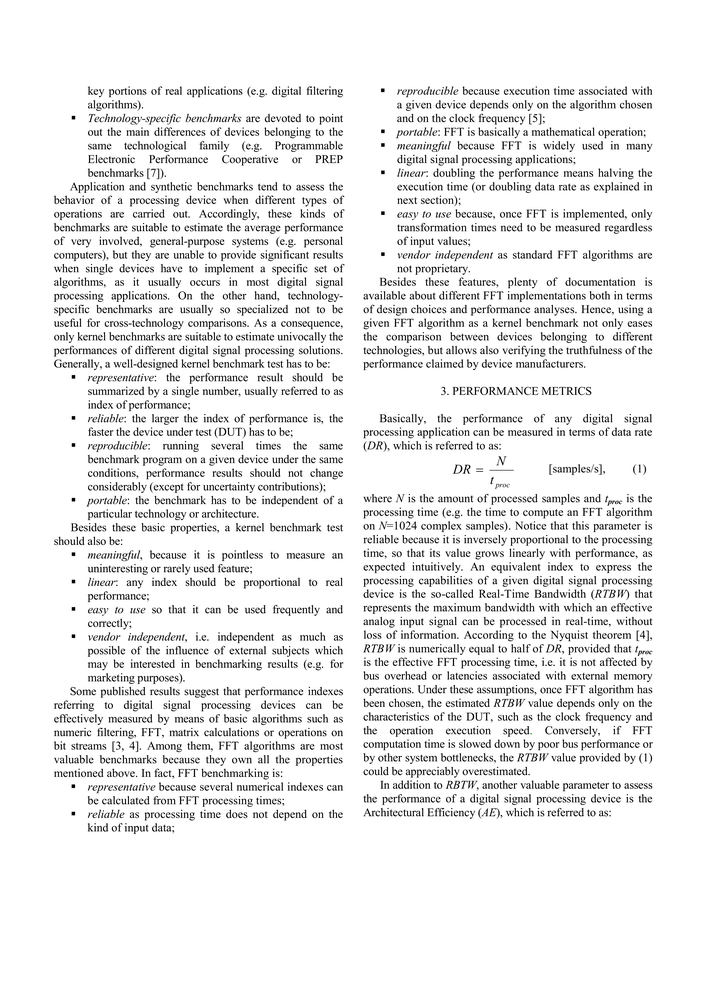
#> input picture 10.1.1.1.2004_4.tif, 706 x 999 px, shrunk from 4132 x 5847 before the run
$ python try.py   (older library calls are emulated)
#> lines starting #> are read from the running program, lines starting #| are printed output that depends on the picture; after the words box and inside, x2 and y2 are one past the last pixel; in counts of white or black regions, pixels touching at a corner belong together
import cv2
import matplotlib.pyplot as plt
import numpy as np
from os import listdir
from os.path import isfile, join

img=cv2.imread('10.1.1.1.2004_4.tif',cv2.IMREAD_GRAYSCALE)
#> img: shape (999, 706); min 0, max 255, mean 236.5

blurred = cv2.GaussianBlur(img, (5, 5), 0)

#blurred  = cv2.bilateralFilter(gray,9,75,75)

# apply Canny Edge Detection
edged = cv2.Canny(blurred, 0, 20)
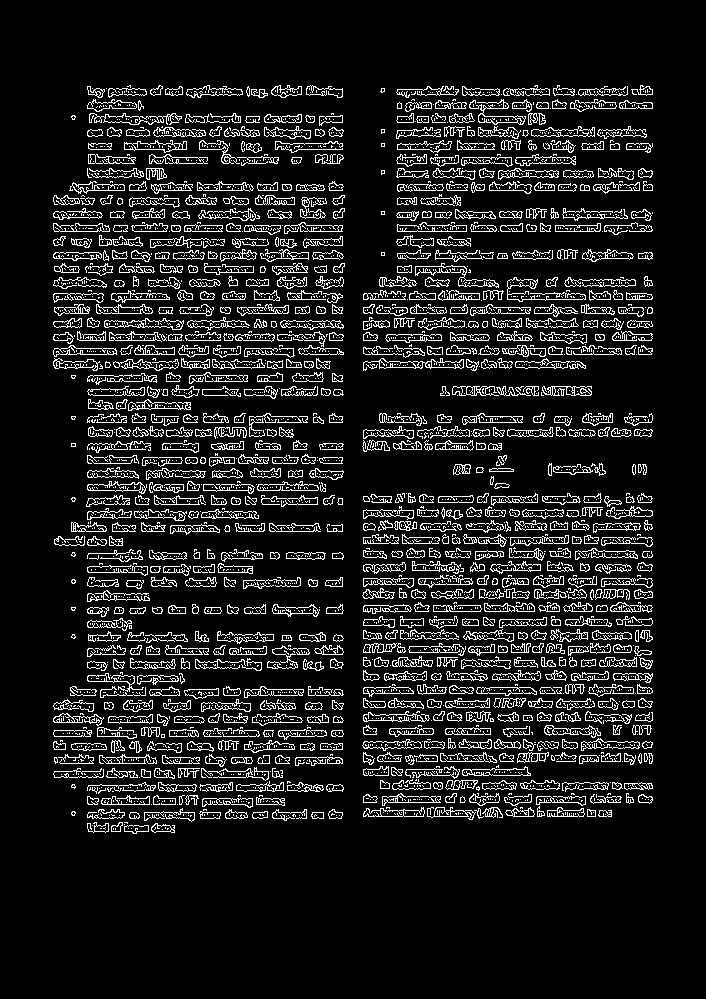
#> edged: shape (999, 706); 10.9% white in thin lines or dots, all inside (x1, y1, x2, y2) = (53, 85, 653, 834)

#Find external contour

(_,contours, _) = cv2.findContours(edged, cv2.RETR_EXTERNAL, cv2.CHAIN_APPROX_NONE)
#> contours = 2197 contours, 1546 with area under 20; largest, box (x1, y1, x2, y2) and area: (415, 263, 499, 288) 550, (363, 358, 464, 371) 508, (89, 113, 182, 125) 426, (104, 318, 184, 330) 424, (124, 140, 187, 153) 402

cv2.imshow('image',edged)
cv2.waitKey(0)
cv2.destroyAllWindows()


mypath='Math Dataset/Dataset/image'
'''onlyfiles = [ f for f in listdir(mypath) if isfile(join(mypath,f)) ]
images = np.empty(len(onlyfiles), dtype=object)
for n in range(0, len(onlyfiles)):
  images[n] = cv2.imread( join(mypath,onlyfiles[n]) )
cv2.imshow('image',images[1])
cv2.waitKey(0)
cv2.destroyAllWindows()
'''

$ run again, with 10.1.1.1.2005_7.tif copied over 10.1.1.1.2004_4.tif
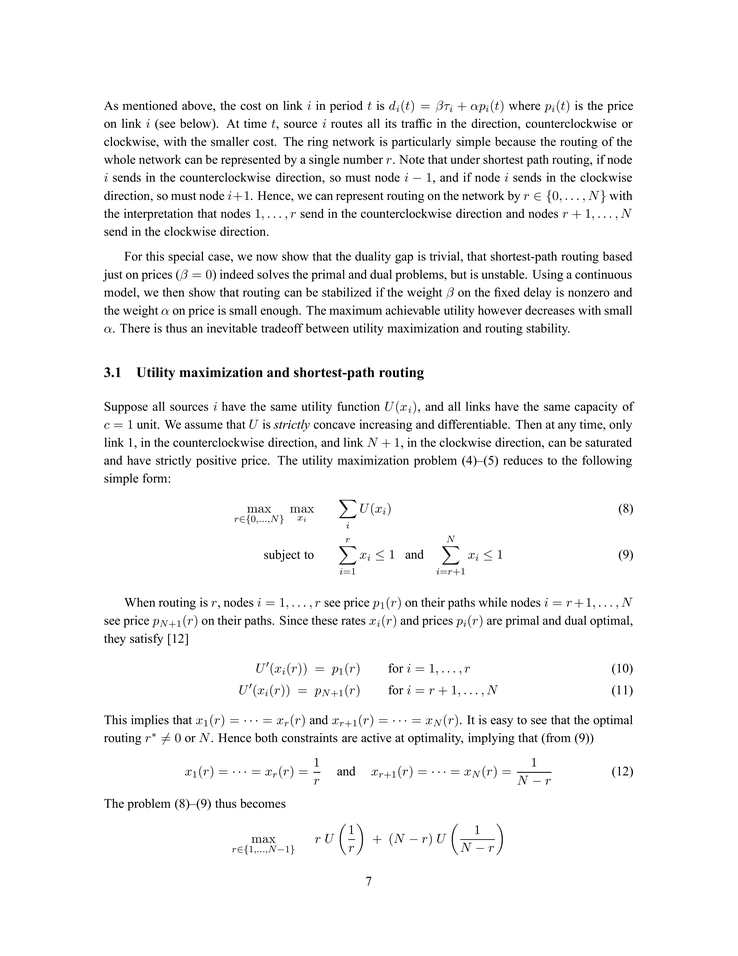
#> input picture 10.1.1.1.2005_7.tif, 738 x 956 px, shrunk from 4250 x 5500 before the run
#> img is the input picture: shape (956, 738); min 0, max 255, mean 245.4
#> `edged = cv2.Canny(blurred, 0, 20)`:
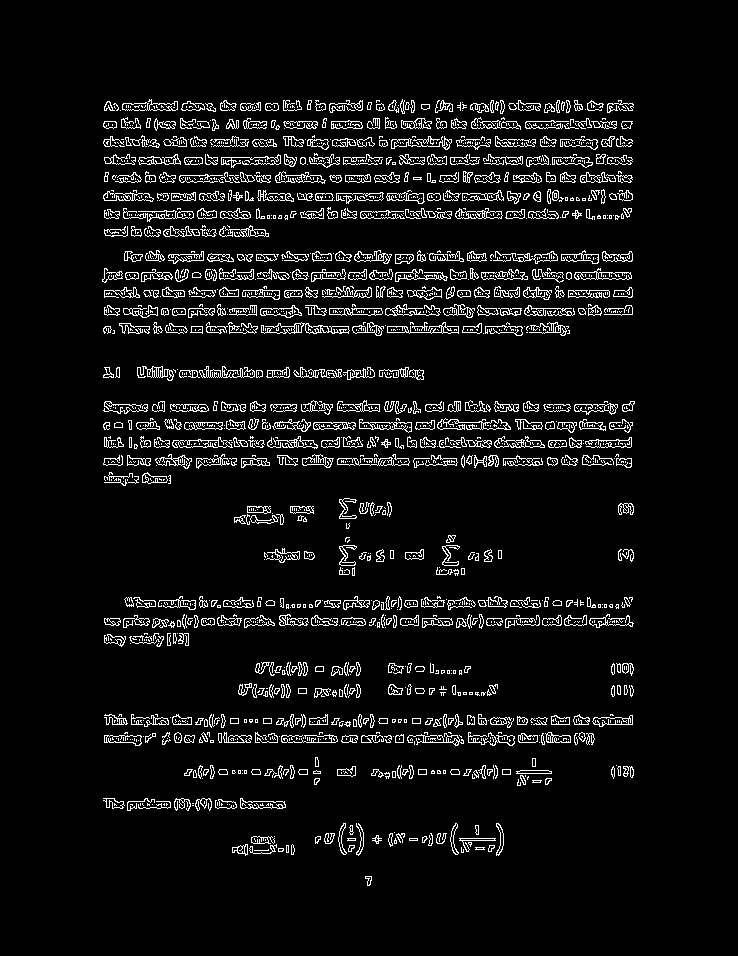
#> edged: shape (956, 738); 6.2% white in thin lines or dots, all inside (x1, y1, x2, y2) = (102, 99, 635, 886)
#> contours = 1459 contours, 1028 with area under 20; largest, box (x1, y1, x2, y2) and area: (122, 99, 178, 111) 351, (261, 322, 350, 334) 350, (359, 419, 412, 433) 340, (172, 437, 233, 448) 338, (574, 268, 632, 280) 325

$ run again, with a.png saved as 10.1.1.1.2004_4.tif
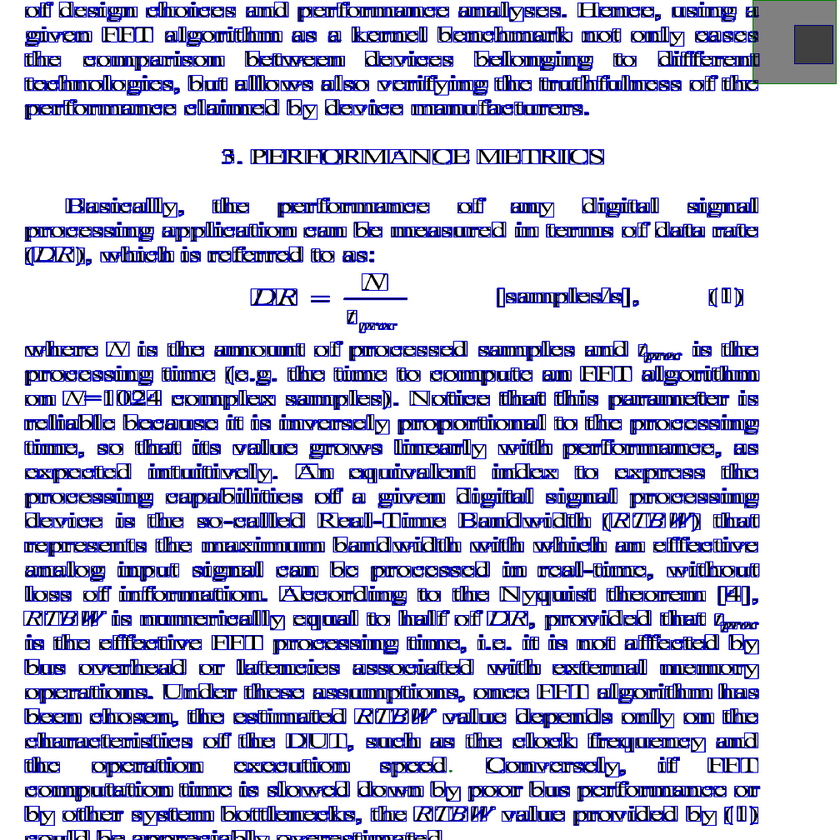
#> input picture a.png, 840 x 840 px, shrunk from 1008 x 1008 before the run
#> `blurred = cv2.GaussianBlur(img, (5, 5), 0)`:
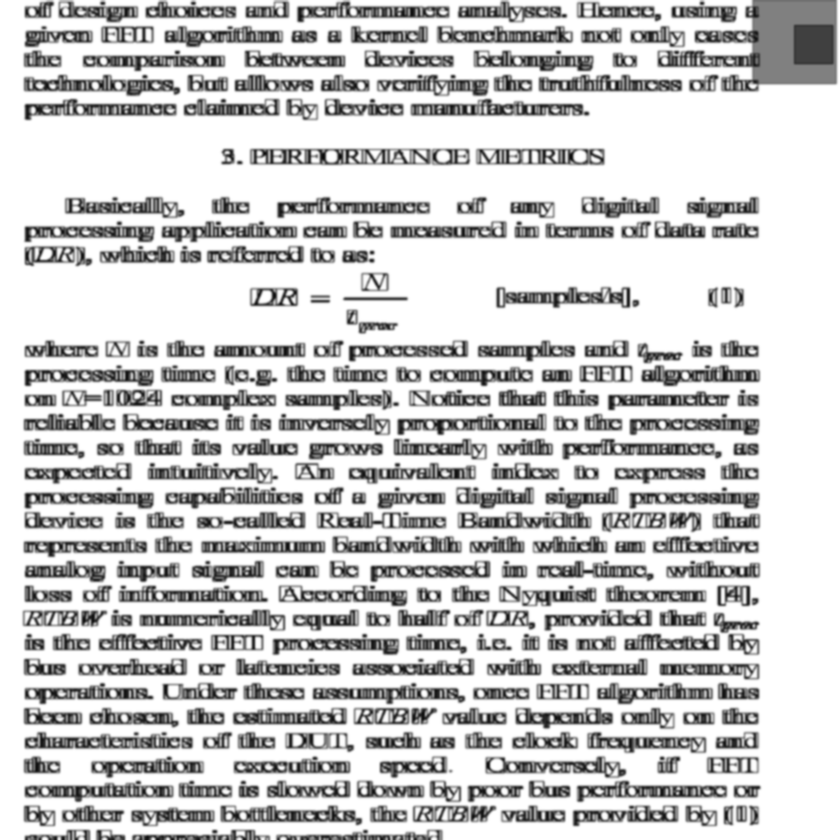
#> blurred: shape (840, 840); min 10, max 255, mean 203.7
#> `edged = cv2.Canny(blurred, 0, 20)`:
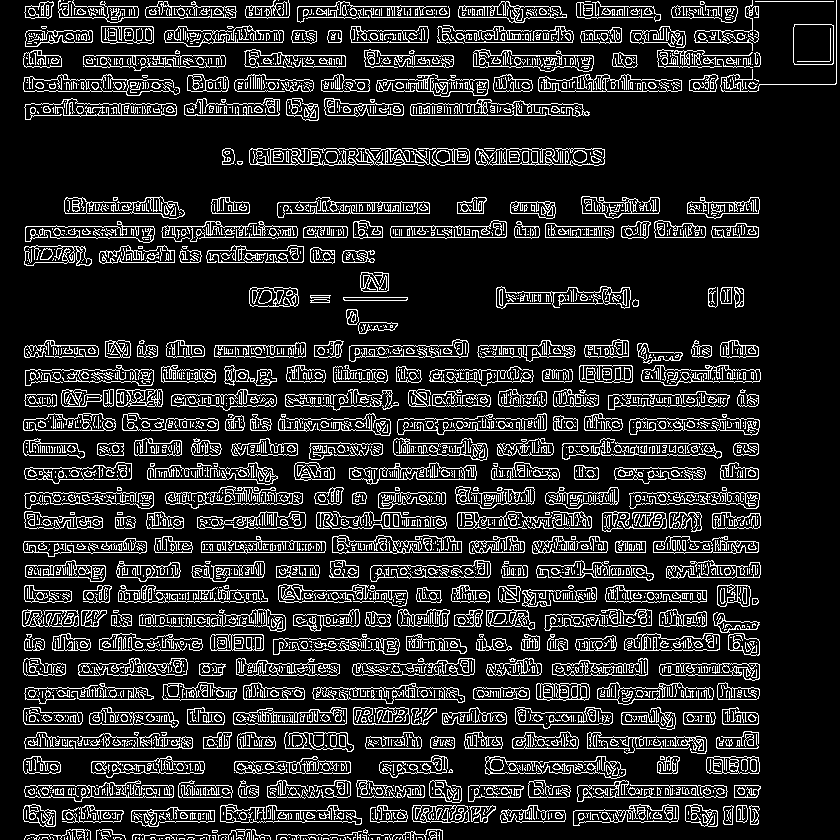
#> edged: shape (840, 840); 14.8% white in thin lines or dots
#> contours = 1783 contours, 1358 with area under 20; largest, box (x1, y1, x2, y2) and area: (249, 148, 425, 166) 1924, (538, 74, 682, 92) 1832, (475, 148, 605, 166) 1782, (220, 804, 362, 825) 1762, (473, 49, 594, 72) 1608
